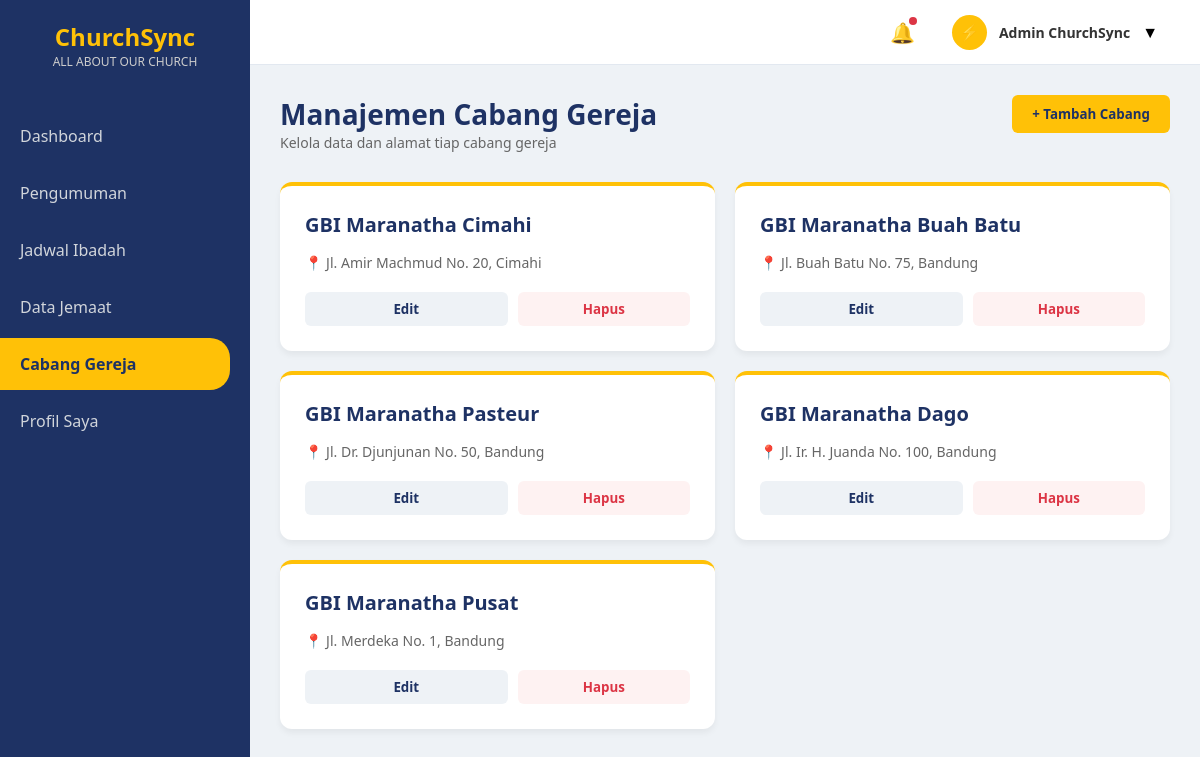
The app's page /admin/cabang_admin.php (signed in), older data.
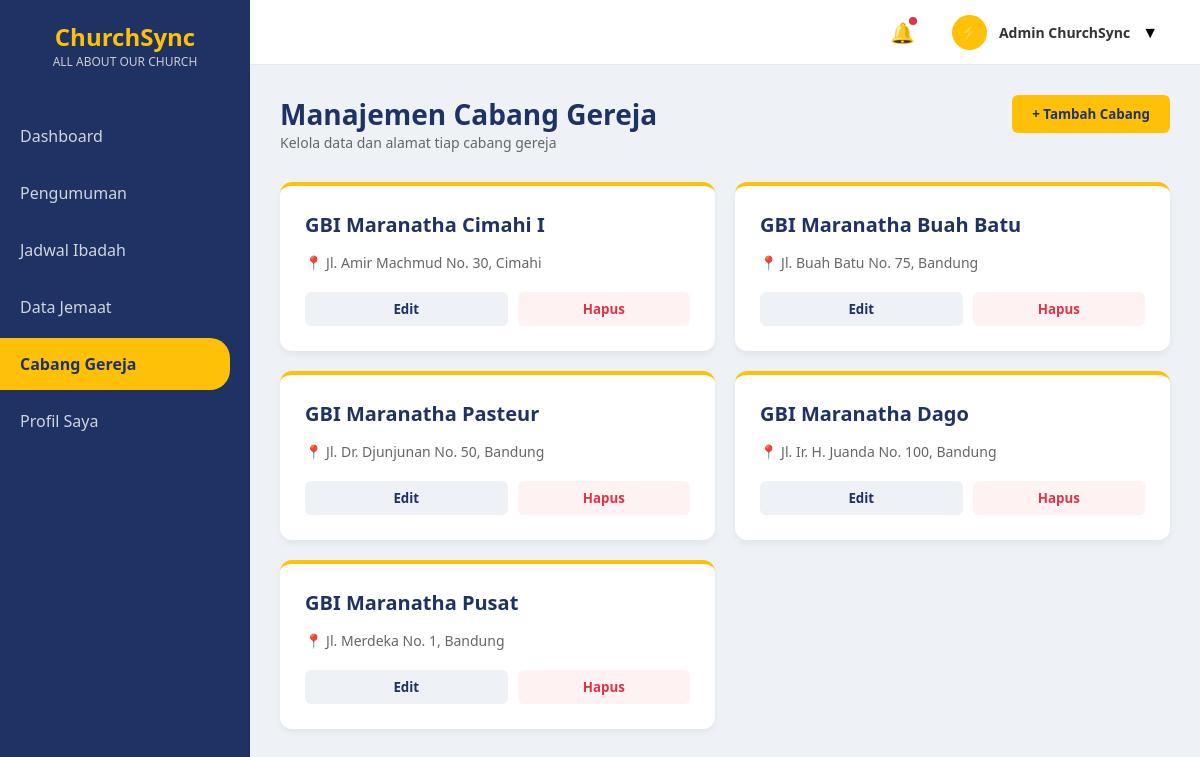
The same page, newer data.
### tables this page shows
CREATE TABLE `cabang_gereja` (
  `id_cabang` int(5) NOT NULL AUTO_INCREMENT,
  `nama_cabang` varchar(100) NOT NULL,
  `alamat_cabang` varchar(255) NOT NULL,
  PRIMARY KEY (`id_cabang`)
);

### admin/cabang_admin.php (the view, shortened to what this page needs)
<?php
include '../koneksi.php';
$query_tampil = "SELECT * FROM cabang_gereja ORDER BY id_cabang DESC";
$result_cabang = mysqli_query($conn, $query_tampil);
?>
<!DOCTYPE html>
<html lang="id">
<head>
    <link rel="stylesheet" href="../style.css">
</head>
<body>
    <div class="sidebar">
        <div class="sidebar-logo">ChurchSync<span>ALL ABOUT OUR CHURCH</span></div>
        <nav>
            <a href="dashboard_admin.php" class="nav-link">Dashboard</a>
            <a href="pengumuman_admin.php" class="nav-link">Pengumuman</a>
            <a href="jadwal_admin_up.php" class="nav-link">Jadwal Ibadah</a>
            <a href="data_jemaat_admin.php" class="nav-link">Data Jemaat</a>
            <a href="cabang_admin.php" class="nav-link active">Cabang Gereja</a>
            <a href="profil_admin.php" class="nav-link">Profil Saya</a>
        </nav>
    </div>
    <div class="content-wrapper">
        <div class="top-navbar">
            <div class="navbar-right">
                <div class="noti-icon">🔔<span class="noti-badge"></span></div>
                <div class="user-profile-dropdown">
                    <div class="nav-avatar">⚡</div>
                    <div class="nav-user-name">Admin ChurchSync</div>▼
                </div>
            </div>
        </div>
        <div class="main-content">
            <div class="header-toolbar">
                <div class="page-title">
                    <h2>Manajemen Cabang Gereja</h2>
                    <p>Kelola data dan alamat tiap cabang gereja</p>
                </div>
                <button class="btn-add" onclick="tambahCabang()">+ Tambah Cabang</button>
            </div>
            <div class="branch-grid">
                <?php
                if(mysqli_num_rows($result_cabang) > 0) {
                    while($row = mysqli_fetch_assoc($result_cabang)) {
                ?>
                <div class="branch-card">
                    <h3><?= htmlspecialchars($row['nama_cabang']) ?></h3>
                    <div class="branch-detail">📍 <?= htmlspecialchars($row['alamat_cabang']) ?></div>
                    <div class="action-btns">
                        <button class="btn-edit" onclick="editCabang('<?= $row['id_cabang'] ?>', '<?= addslashes($row['nama_cabang']) ?>', '<?= addslashes($row['alamat_cabang']) ?>')">Edit</button>
                        <form action="" method="POST" style="flex: 1;" onsubmit="return confirm('Apakah Anda yakin ingin menghapus cabang ini? Perhatian: Menghapus cabang akan menghapus jadwal ibadah yang terkait dengan cabang ini (Cascade).');">
                            <button type="submit" name="aksi" value="hapus" class="btn-delete" style="width: 100%;">Hapus</button>
                        </form>
                    </div>
                </div>
                <?php
                    }
                } else {
                    echo "<p style='grid-column: span 2; text-align: center; color: var(--text-gray);'>Belum ada data cabang gereja.</p>";
                }
                ?>
            </div>
        </div>
    </div>
</body>
</html>

Row changes from the older to the newer data that the page shows:
changed cabang_gereja: nama_cabang "GBI Maranatha Cimahi" → "GBI Maranatha Cimahi I"; alamat_cabang "Jl. Amir Machmud No. 20, Cimahi" → "Jl. Amir Machmud No. 30, Cimahi"
